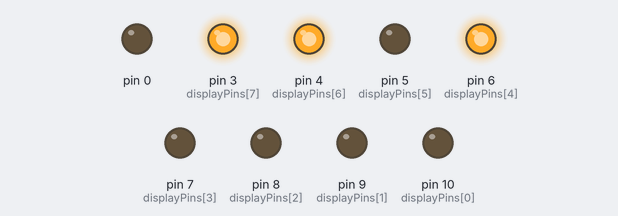
The sketch below on a simulated Arduino Uno, built with avr-gcc and run on an emulated ATmega328P. On the bench: output pins drawn as LEDs (lit = HIGH).

Above: at 0.7 s.
At 2.2 s:
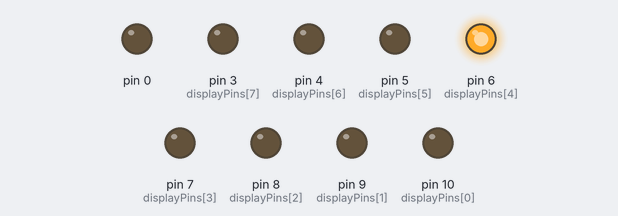
At 3.7 s:
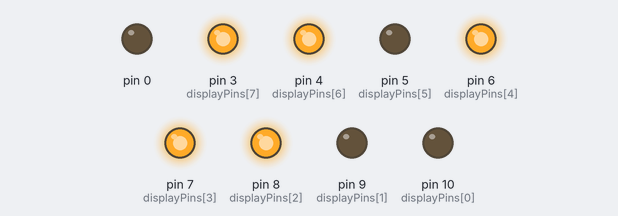
At 6.7 s:
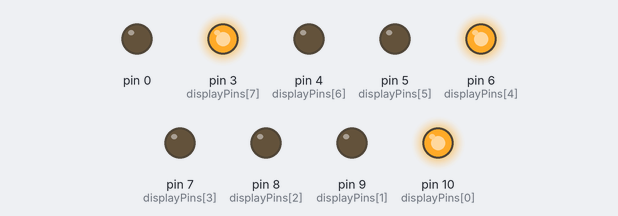
At 9.7 s:
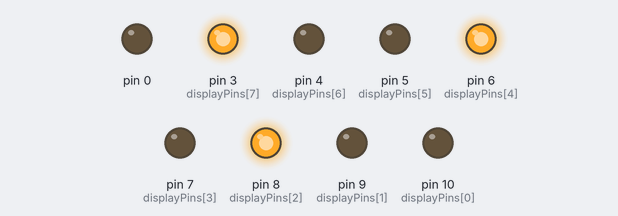
At 14.2 s:
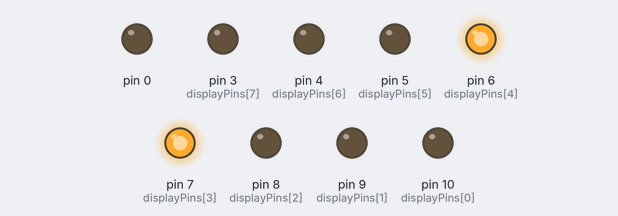
Timing chart, 0 to 17.3 s (numbered marks = the images above):
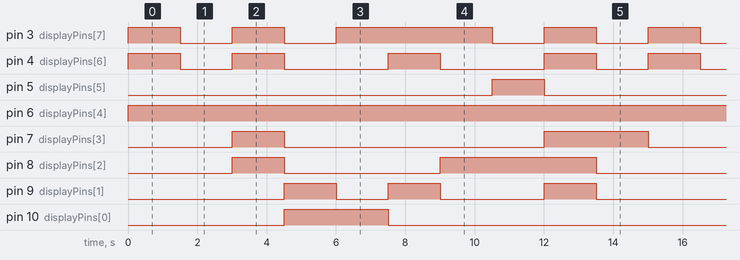

The sketch:

sevenSegmentCountdown.ino
```cpp
const unsigned int displayPins[] = {10,9,8,7,6,5,4,3};
const unsigned int delayTime = 1500;
const unsigned int pinStates[10][8] = {{LOW,LOW,LOW,LOW,HIGH,LOW,HIGH,HIGH},
                                      {LOW,LOW,LOW,LOW,HIGH,LOW,LOW,LOW},
                                      {LOW,LOW,HIGH,HIGH,HIGH,LOW,HIGH,HIGH},
                                      {HIGH,HIGH,LOW,LOW,HIGH,LOW,LOW,LOW},
                                      {HIGH,LOW,LOW,LOW,HIGH,LOW,LOW,HIGH},
                                      {LOW,HIGH,LOW,LOW,HIGH,LOW,HIGH,HIGH},
                                      {LOW,LOW,HIGH,LOW,HIGH,LOW,LOW,HIGH},
                                      {LOW,LOW,HIGH,LOW,HIGH,HIGH,LOW,LOW},
                                      {LOW,HIGH,HIGH,HIGH,HIGH,LOW,HIGH,HIGH},
                                      {LOW,LOW,LOW,HIGH,HIGH,LOW,LOW,LOW}};

void setup() {
  // put your setup code here, to run once:
  for(int i = 0; i < 10; i++){
    pinMode(displayPins[i], OUTPUT);
  }

}

void loop() {
  // put your main code here, to run repeatedly:
  for (int i = 0; i < 10; i++){
    for (int j = 0; j < 8; j++){
      digitalWrite(displayPins[j],pinStates[i][j]);
    }
    delay(delayTime);
  }

}
```

Measured:
- by itself, pin 3 (displayPins[7]): repeats every 15.0 s: LOW 1.5 s, HIGH 1.5 s, LOW 1.5 s, HIGH 4.5 s, 2 × (LOW 1.5 s, HIGH 1.5 s)
- by itself, pin 4 (displayPins[6]): repeats every 15.0 s: LOW 1.5 s, 2 × (HIGH 1.5 s, LOW 3.0 s), HIGH 1.5 s, LOW 1.5 s, HIGH 1.5 s
- by itself, pin 5 (displayPins[5]): alternates HIGH for 1.5 s and LOW for 13.5 s
- by itself, pin 6 (displayPins[4]): LOW → HIGH at 0.00 s
- by itself, pin 7 (displayPins[3]): repeats every 15.0 s: LOW 7.5 s, HIGH 3.0 s, LOW 3.0 s, HIGH 1.5 s
- by itself, pin 8 (displayPins[2]): repeats every 15.0 s: LOW 4.5 s, HIGH 4.5 s, LOW 4.5 s, HIGH 1.5 s
- by itself, pin 9 (displayPins[1]): repeats every 15.0 s: LOW 1.5 s, HIGH 1.5 s, LOW 3.0 s, HIGH 1.5 s, LOW 6.0 s, HIGH 1.5 s
- by itself, pin 10 (displayPins[0]): alternates HIGH for 3.0 s and LOW for 12.0 s
